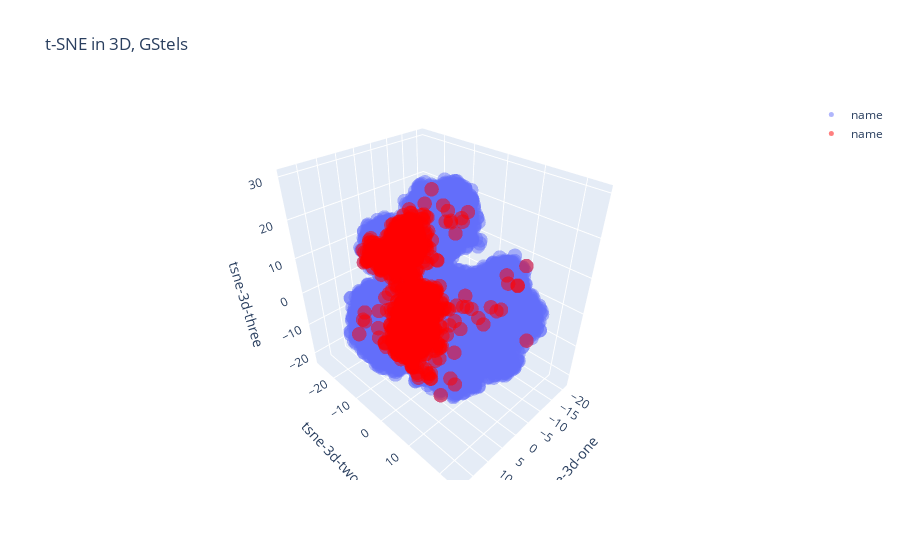

Notebook code for this chart:
### Code cell
fig = go.Figure()
fig.add_trace(go.Scatter3d(
    x=df_gstels_norm_sample['tsne-3d-one'], 
    y=df_gstels_norm_sample['tsne-3d-two'], 
    z=df_gstels_norm_sample['tsne-3d-three'], 
    mode='markers',
    name='name',
    marker=dict(
        size=5,
        opacity=0.5
    )
))
fig.add_trace(go.Scatter3d(
    x=df_gstels_norm_sample_beta['tsne-3d-one'], 
    y=df_gstels_norm_sample_beta['tsne-3d-two'], 
    z=df_gstels_norm_sample_beta['tsne-3d-three'], 
    mode='markers',
    name='name',
    marker=dict(
        size=5,
        opacity=0.5,
        color='red'
    )
))

# Create layout
layout = go.Layout(
    title='t-SNE in 3D, GStels',
    scene=dict(
        xaxis=dict(title='tsne-3d-one'),
        yaxis=dict(title='tsne-3d-two'),
        zaxis=dict(title='tsne-3d-three')
    )
)

# Combine traces and layout into a figure
fig.update_layout(layout)

### Figure 1 — Plotly figure (JSON) as saved in the notebook; plotly's stock layout.template omitted (floating-point values rounded to 4 significant figures; data arrays with more than 128 entries replaced by an {"elided": "..."} marker saying what was removed)
{"data": [{"marker": {"opacity": 0.5, "size": 5}, "mode": "markers", "name": "name", "type": "scatter3d", "x": {"elided": "10000 float values"}, "y": {"elided": "10000 float values"}, "z": {"elided": "10000 float values"}}, {"marker": {"color": "red", "opacity": 0.5, "size": 5}, "mode": "markers", "name": "name", "type": "scatter3d", "x": {"elided": "1239 float values"}, "y": {"elided": "1239 float values"}, "z": {"elided": "1239 float values"}}], "layout": {"scene": {"xaxis": {"title": {"text": "tsne-3d-one"}}, "yaxis": {"title": {"text": "tsne-3d-two"}}, "zaxis": {"title": {"text": "tsne-3d-three"}}}, "title": {"text": "t-SNE in 3D, GStels"}}}
